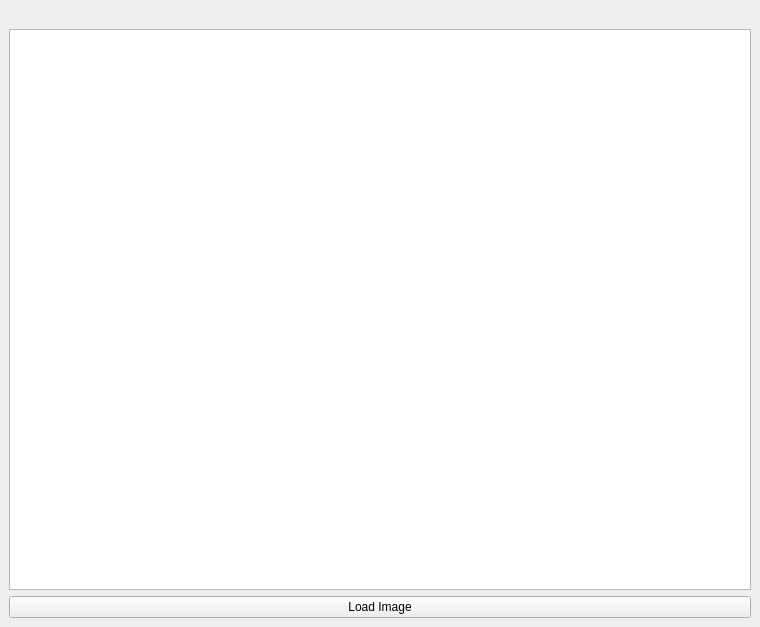
<?xml version="1.0" encoding="UTF-8"?>
<ui version="4.0">
 <class>win_plot</class>
 <widget class="QMainWindow" name="win_plot">
  <property name="geometry">
   <rect>
    <x>0</x>
    <y>0</y>
    <width>760</width>
    <height>627</height>
   </rect>
  </property>
  <property name="windowTitle">
   <string>MainWindow</string>
  </property>
  <widget class="QWidget" name="Menu">
   <property name="enabled">
    <bool>true</bool>
   </property>
   <property name="focusPolicy">
    <enum>Qt::NoFocus</enum>
   </property>
   <layout class="QGridLayout" name="gridLayout">
    <item row="1" column="0">
     <widget class="QTextEdit" name="info"/>
    </item>
    <item row="0" column="0">
     <widget class="QLabel" name="image">
      <property name="text">
       <string/>
      </property>
     </widget>
    </item>
    <item row="2" column="0">
     <widget class="QPushButton" name="btnLoad">
      <property name="text">
       <string>Load Image</string>
      </property>
     </widget>
    </item>
   </layout>
  </widget>
 </widget>
 <resources/>
 <connections/>
</ui>
